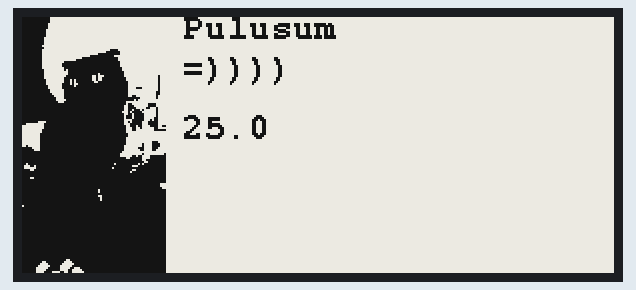
Recording of a program running on a simulated Seeed XIAO ESP32-C3. Parts: 296×128 one-colour display.

Above: at 2.3 s.
At 37.8 s:
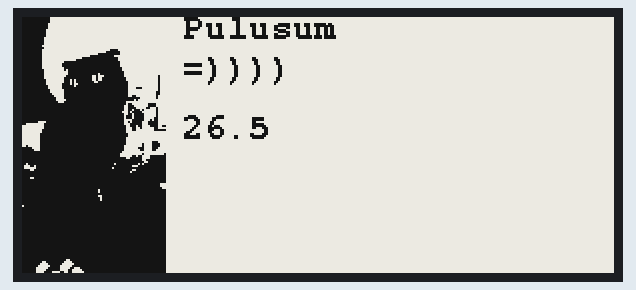

The program:

main.cpp
```cpp
#include <Arduino.h>
#include <GxEPD2_BW.h>
#include <Fonts/FreeMonoBold9pt7b.h>
#include <SPI.h>
#include "image.h" // your bitmap logo

// Pin mapping
#define EPD_CS   D1
#define EPD_DC   D3
#define EPD_RST  D0
#define EPD_BUSY D5

// Display for GDEY029T94 panel
GxEPD2_BW<GxEPD2_290_GDEY029T94, GxEPD2_290_GDEY029T94::HEIGHT> display(GxEPD2_290_GDEY029T94(EPD_CS, EPD_DC, EPD_RST, EPD_BUSY));

float fakeTemperature = 25.0;

void setup() {
  SPI.begin();
  display.init(115200);
  display.setRotation(3);
  display.setFont(&FreeMonoBold9pt7b);
  display.setTextColor(GxEPD_BLACK);

  display.setFullWindow();
  display.firstPage();

  do {
    display.fillScreen(GxEPD_WHITE);
    display.drawBitmap(0, 0, image, 296, 128, GxEPD_WHITE, GxEPD_BLACK);

    display.setCursor(80, 10);
    display.print("Pulusum");

    display.setCursor(80, 30);
    display.print("=))))");

    display.setCursor(80, 60);
    display.print(fakeTemperature, 1);
  } while (display.nextPage());
}

void loop() {
  fakeTemperature += 0.1;

  display.setPartialWindow(80, 50, 50, 20);
  display.firstPage();

  do {
    // display.fillRect(80, 50, 50, 20, GxEPD_WHITE);
    display.setCursor(80, 60);
    display.print(fakeTemperature, 1);
  } while (display.nextPage());

  delay(2000);
}
```

Source omitted: image.h (data table, 28749 bytes)
